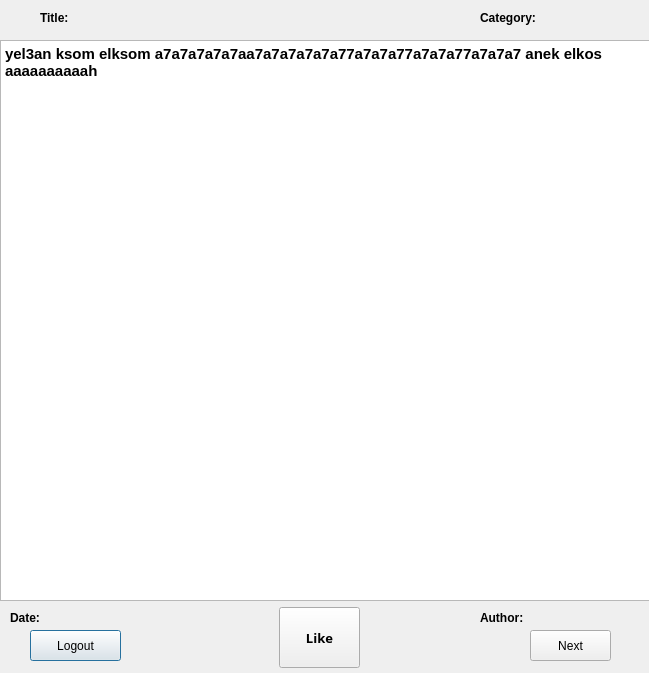
<?xml version="1.0" encoding="UTF-8"?>
<ui version="4.0">
 <class>userform</class>
 <widget class="QDialog" name="userform">
  <property name="geometry">
   <rect>
    <x>0</x>
    <y>0</y>
    <width>649</width>
    <height>673</height>
   </rect>
  </property>
  <property name="windowTitle">
   <string>Dialog</string>
  </property>
  <widget class="QPushButton" name="pushButton">
   <property name="geometry">
    <rect>
     <x>30</x>
     <y>630</y>
     <width>91</width>
     <height>31</height>
    </rect>
   </property>
   <property name="text">
    <string>Logout</string>
   </property>
  </widget>
  <widget class="QPushButton" name="pushButton_2">
   <property name="enabled">
    <bool>true</bool>
   </property>
   <property name="geometry">
    <rect>
     <x>279</x>
     <y>607</y>
     <width>81</width>
     <height>61</height>
    </rect>
   </property>
   <property name="font">
    <font>
     <family>Segoe UI Black</family>
     <pointsize>10</pointsize>
     <bold>true</bold>
    </font>
   </property>
   <property name="text">
    <string>Like</string>
   </property>
   <property name="flat">
    <bool>false</bool>
   </property>
  </widget>
  <widget class="QPushButton" name="pushButton_3">
   <property name="geometry">
    <rect>
     <x>530</x>
     <y>630</y>
     <width>81</width>
     <height>31</height>
    </rect>
   </property>
   <property name="text">
    <string>Next</string>
   </property>
  </widget>
  <widget class="QLabel" name="title">
   <property name="geometry">
    <rect>
     <x>40</x>
     <y>10</y>
     <width>431</width>
     <height>16</height>
    </rect>
   </property>
   <property name="font">
    <font>
     <family>Tahoma</family>
     <bold>true</bold>
    </font>
   </property>
   <property name="text">
    <string>Title:</string>
   </property>
  </widget>
  <widget class="QLabel" name="category">
   <property name="geometry">
    <rect>
     <x>480</x>
     <y>10</y>
     <width>161</width>
     <height>16</height>
    </rect>
   </property>
   <property name="font">
    <font>
     <family>Tahoma</family>
     <bold>true</bold>
    </font>
   </property>
   <property name="text">
    <string>Category:</string>
   </property>
  </widget>
  <widget class="QLabel" name="date">
   <property name="geometry">
    <rect>
     <x>10</x>
     <y>610</y>
     <width>261</width>
     <height>16</height>
    </rect>
   </property>
   <property name="font">
    <font>
     <family>Tahoma</family>
     <bold>true</bold>
    </font>
   </property>
   <property name="text">
    <string>Date:</string>
   </property>
  </widget>
  <widget class="QLabel" name="author">
   <property name="geometry">
    <rect>
     <x>480</x>
     <y>610</y>
     <width>161</width>
     <height>16</height>
    </rect>
   </property>
   <property name="font">
    <font>
     <family>Tahoma</family>
     <bold>true</bold>
    </font>
   </property>
   <property name="text">
    <string>Author:</string>
   </property>
  </widget>
  <widget class="QPlainTextEdit" name="plainTextEdit">
   <property name="enabled">
    <bool>true</bool>
   </property>
   <property name="geometry">
    <rect>
     <x>0</x>
     <y>40</y>
     <width>651</width>
     <height>561</height>
    </rect>
   </property>
   <property name="font">
    <font>
     <pointsize>11</pointsize>
     <bold>true</bold>
    </font>
   </property>
   <property name="plainText">
    <string>yel3an ksom elksom a7a7a7a7a7aa7a7a7a7a7a77a7a7a77a7a7a77a7a7a7 anek elkos aaaaaaaaaah</string>
   </property>
  </widget>
 </widget>
 <resources/>
 <connections/>
</ui>
